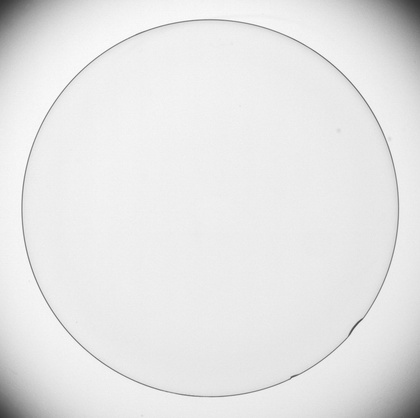
%> input picture Tarea4_gradiente/code/Fig3.45(a).jpg, 420 x 418 px, shrunk from 937 x 932 before the run
$ octave sobel_convolucion.m   (GNU Octave 9; MATLAB toolbox functions it lacks are replaced by stand-ins)
%> lines starting %> are read from the running program, lines starting %| are printed output that depends on the picture
% Se empieza leyendo la imagen y convirtiendola a double%
img = imread("Fig3.45(a).jpg");
%> img is the input picture: size 418x420 uint8; min 51, max 255, mean 229.7
img = double(img);
%> img: size 418x420 double

% Funcion para hacer padding y agregar ceros a los extremos de la imagen
% De esta manera, hacemos la convolucion sin perder informacion
function padded_img = padding(m)
    padded_img = [zeros(1,size(m,2)+2); [zeros(size(m,1),1), m, ...
        zeros(size(m,1),1)]; zeros(1,size(m,2)+2)];
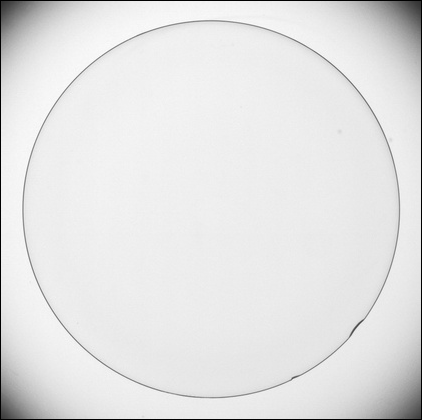
%> padded_img: size 420x422 double; min 0, max 255, mean 227.6
end

% Imagen con ceros agregados
pad_img = padding(img);

% Operadores de sobel para parcial en x e y
sobel_x = [-1 -2 -1; 0 0 0; 1 2 1];
sobel_y = [-1 0 1; -2 0 2; -1 0 1];

% Creacion de las matrices donde se guardaran los resultados
[rows, cols] = size(pad_img);
%> rows = 420; cols = 422
gx = zeros(size(img));
gy = zeros(size(img));

% Proceso de convolucion. Se realiza con ambos operadores para
% ahorrar tiempo de computo. Al hacerlo sobre pad_img, no se
% pierde informacion
for i=2:rows-1
    for j=2:cols-1
        f = pad_img(i-1:i+1, j-1:j+1);
        gx(i-1, j-1) = sum(sum(sobel_x.*f));
        gy(i-1,j-1) = sum(sum(sobel_y.*f));
    end
end
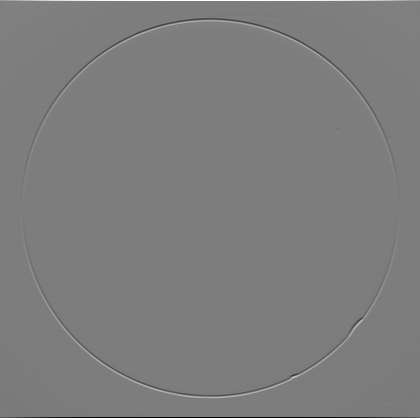
%> gx: size 418x420 double; min -940, max 971, mean 0; drawn with min black and max white
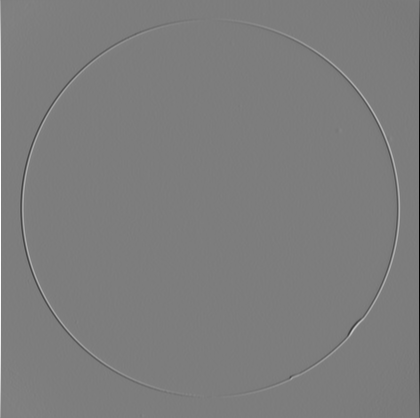
%> gy: size 418x420 double; min -936, max 968, mean -0.1; drawn with min black and max white

% Obtenemos la magnitud del gradiente
grad_norm = sqrt(gx.^2 + gy.^2);
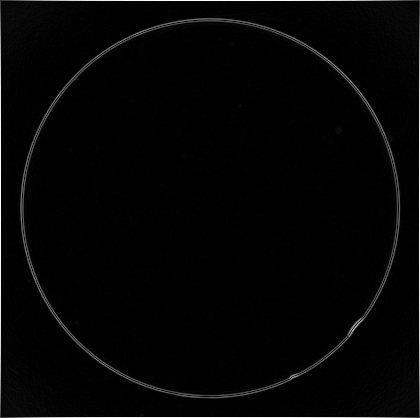
%> grad_norm: size 418x420 double; min 0, max 971, mean 20.8; drawn with min black and max white

% Obtenemos las direcciones de los vectores
grad_dir = atan(gy ./ gx);
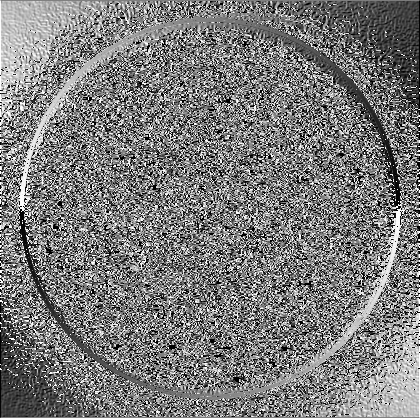
%> grad_dir: size 418x420 double; 3% of the values are NaN or infinite; the others: min -1.57, max 1.57, mean -0.00502; drawn with min black, max white, NaN and infinite black

%%%% Graficacion de los resultados %%%

% Componentes x e y
f1 = figure('Name', 'Resultados');
subplot(2,2,1);
imagesc(gx);
title('Componente X del gradiente');
set(gca,'XTick',[], 'YTick', []);
axis square;


subplot(2,2,2);
imagesc(gy);
title('Componente Y del gradiente');
set(gca,'XTick',[], 'YTick', []);
axis square;


%%% Valor de la norma y direccion del gradiente
subplot(2,2,3);
imagesc(grad_norm);
title('\nabla f');
set(gca,'XTick',[], 'YTick', []);
axis square;


subplot(2,2,4);
imagesc(grad_dir);
title('\theta');
set(gca,'XTick',[], 'YTick', []);

colormap("gray");
axis square;

%%% Nueva figura, resultado del quiver para la gradiente
f2 = figure('Name', 'Vector con quiver');
q = quiver(gx, gy, 1);
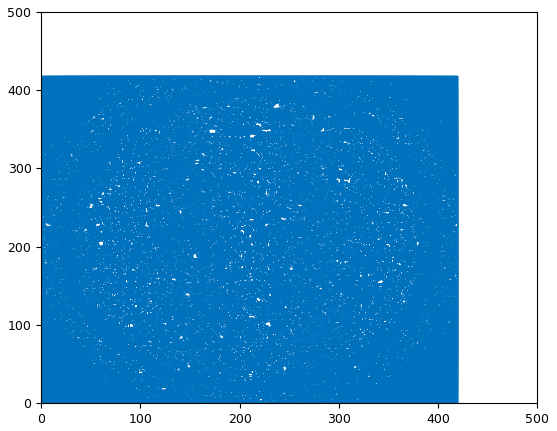
%> figure redrawn from the program's plot data; highest point at x = 0.738, y = 418.3
